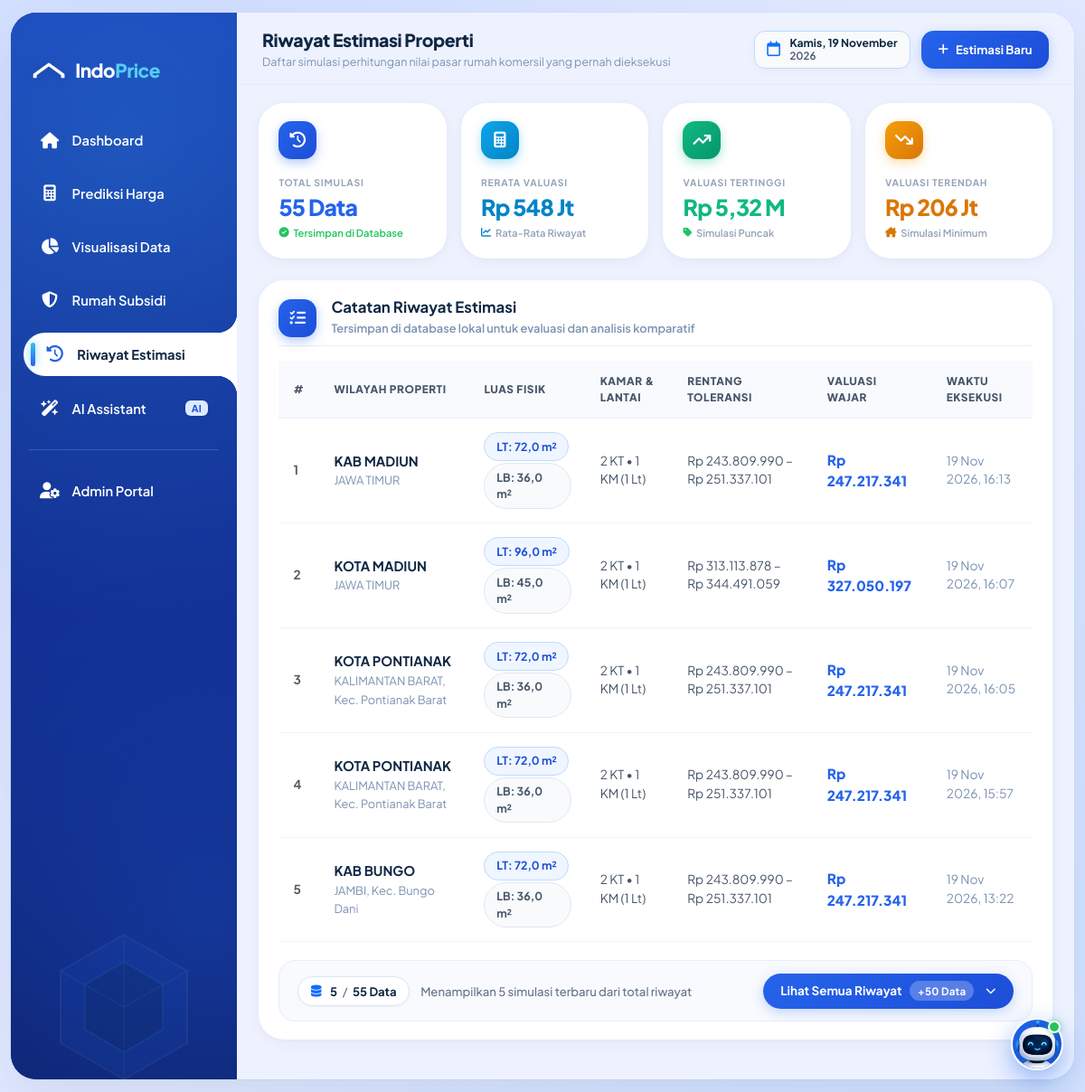
The page /history/ on the database its author committed.
### prediction/models.py (models this page shows, shortened)
class PredictionHistory(models.Model):
    province = models.CharField(max_length=100, verbose_name="Provinsi")
    city_regency = models.CharField(max_length=100, verbose_name="Kabupaten/Kota")
    district = models.CharField(max_length=100, blank=True, null=True, verbose_name="Kecamatan")
    land_area_m2 = models.FloatField(verbose_name="Luas Tanah (m²)")
    building_area_m2 = models.FloatField(verbose_name="Luas Bangunan (m²)")
    bedrooms = models.IntegerField(verbose_name="Kamar Tidur")
    bathrooms = models.IntegerField(verbose_name="Kamar Mandi")
    floors = models.IntegerField(default=1, verbose_name="Lantai")
    predicted_price = models.BigIntegerField(verbose_name="Estimasi Harga (Rp)")
    price_low = models.BigIntegerField(blank=True, null=True, verbose_name="Batas Bawah (Rp)")
    price_high = models.BigIntegerField(blank=True, null=True, verbose_name="Batas Atas (Rp)")
    created_at = models.DateTimeField(auto_now_add=True, verbose_name="Waktu Prediksi")
    class Meta:
        ordering = ['-created_at']
        verbose_name = "Riwayat Prediksi"
        verbose_name_plural = "Riwayat Prediksi"

### prediction/views.py (the view)
# urls.py: path('history/', views.history_view, name='history'),
def history_view(request):
    from django.db.models import Avg, Max, Min
    histories = PredictionHistory.objects.all()[:100]
    total_count = PredictionHistory.objects.count()
    agg = PredictionHistory.objects.aggregate(
        avg_price=Avg('predicted_price'),
        max_price=Max('predicted_price'),
        min_price=Min('predicted_price')
    )
    def _format_short(val):
        if not val:
            return "0"
        if val >= 1_000_000_000:
            return f"Rp {val / 1_000_000_000:.2f} M".replace('.', ',')
        elif val >= 1_000_000:
            return f"Rp {val / 1_000_000:.0f} Jt"
        return f"Rp {int(val):,}".replace(',', '.')
    history_stats = {
        'total_count': total_count,
        'avg_price_display': _format_short(agg['avg_price']),
        'max_price_display': _format_short(agg['max_price']),
        'min_price_display': _format_short(agg['min_price']),
    }
    return render(request, 'prediction/history.html', {
        'histories': histories,
        'history_stats': history_stats
    })

### prediction/templatetags/rupiah_tags.py (called while the page is built)
@register.filter(name='rupiah')
def rupiah(value):
    if value is None or value == '':
        return '-'
    try:
        val = int(round(float(value)))
        return f"{val:,}".replace(',', '.')
    except (ValueError, TypeError):
        return value

### templates/prediction/history.html (shortened to what this page needs)
{% extends 'base.html' %}
{% load rupiah_tags %}
{% block page_title %}Riwayat Estimasi Properti{% endblock %}
{% block page_subtitle %}Daftar simulasi perhitungan nilai pasar rumah komersil yang pernah dieksekusi{% endblock %}
{% block content %}
<div class="row g-3 mb-4">
    <div class="col-sm-6 col-xl-3 d-flex">
        <div class="stat-pill-card w-100">
            <div class="stat-icon-wrapper blue">
                <i class="fa-solid fa-clock-rotate-left"></i>
            </div>
            <div class="stat-info-wrapper">
                <div class="stat-meta-label">Total Simulasi</div>
                <h3 class="stat-meta-value" style="color: #2563EB;">{{ history_stats.total_count }} Data</h3>
                <span class="stat-meta-sub">
                    <i class="fa-solid fa-circle-check" style="color: #22C55E;"></i>
                    <span style="color: #22C55E;">Tersimpan di Database</span>
                </span>
            </div>
        </div>
    </div>
    <div class="col-sm-6 col-xl-3 d-flex">
        <div class="stat-pill-card w-100">
            <div class="stat-icon-wrapper sky">
                <i class="fa-solid fa-calculator"></i>
            </div>
            <div class="stat-info-wrapper">
                <div class="stat-meta-label">Rerata Valuasi</div>
                <h3 class="stat-meta-value" style="color: #0284C7;">{{ history_stats.avg_price_display }}</h3>
                <span class="stat-meta-sub">
                    <i class="fa-solid fa-chart-line" style="color: #0284C7;"></i>
                    <span>Rata-Rata Riwayat</span>
                </span>
            </div>
        </div>
    </div>
    <div class="col-sm-6 col-xl-3 d-flex">
        <div class="stat-pill-card w-100">
            <div class="stat-icon-wrapper emerald">
                <i class="fa-solid fa-arrow-trend-up"></i>
            </div>
            <div class="stat-info-wrapper">
                <div class="stat-meta-label">Valuasi Tertinggi</div>
                <h3 class="stat-meta-value" style="color: #10B981;">{{ history_stats.max_price_display }}</h3>
                <span class="stat-meta-sub">
                    <i class="fa-solid fa-tag" style="color: #22C55E;"></i>
                    <span>Simulasi Puncak</span>
                </span>
            </div>
        </div>
    </div>
    <div class="col-sm-6 col-xl-3 d-flex">
        <div class="stat-pill-card w-100">
            <div class="stat-icon-wrapper amber">
                <i class="fa-solid fa-arrow-trend-down"></i>
            </div>
            <div class="stat-info-wrapper">
                <div class="stat-meta-label">Valuasi Terendah</div>
                <h3 class="stat-meta-value" style="color: #D97706;">{{ history_stats.min_price_display }}</h3>
                <span class="stat-meta-sub">
                    <i class="fa-solid fa-house-chimney" style="color: #D97706;"></i>
                    <span>Simulasi Minimum</span>
                </span>
            </div>
        </div>
    </div>
</div>
<div class="card-soft mb-4">
    <div class="d-flex align-items-center mb-3 pb-2" style="border-bottom: 1px solid #E8EEF8;">
        <div class="stat-icon-wrapper blue me-3" style="width: 42px; height: 42px; font-size: 1.1rem; border-radius: 14px; margin-bottom: 0;">
            <i class="fa-solid fa-list-check"></i>
        </div>
        <div>
            <h5 class="fw-bold mb-0" style="color: #0F2744; font-size: 1.05rem;">Catatan Riwayat Estimasi</h5>
            <small class="fw-semibold" style="color: #7B92B2; font-size: 0.8rem;">Tersimpan di database lokal untuk evaluasi dan analisis komparatif</small>
        </div>
    </div>
    {% if histories %}
        <div class="table-responsive">
            <table class="table-custom">
                <thead>
                    <tr>
                        <th style="width: 45px;">#</th>
                        <th>Wilayah Properti</th>
                        <th>Luas Fisik</th>
                        <th>Kamar & Lantai</th>
                        <th>Rentang Toleransi</th>
                        <th>Valuasi Wajar</th>
                        <th>Waktu Eksekusi</th>
                    </tr>
                </thead>
                <tbody>
                    {% for h in histories %}
                    <tr class="history-item-row{% if forloop.counter > 5 %} history-row-extra d-none{% endif %}">
                        <td class="text-muted small fw-bold">{{ forloop.counter }}</td>
                        <td>
                            <strong style="color: #0F2744; font-size: 0.92rem;">{{ h.city_regency }}</strong><br>
                            <span style="color: #7B92B2; font-size: 0.8rem;">{{ h.province }}{% if h.district %}, Kec. {{ h.district }}{% endif %}</span>
                        </td>
                        <td>
                            <span class="badge-pill-soft" style="background: #EFF6FF; color: #1D4ED8; border: 1px solid #BFDBFE; font-weight: 700; margin-bottom: 2px;">LT: {{ h.land_area_m2 }} m²</span>
                            <span class="badge-pill-soft" style="background: #F8FAFC; color: #475569; border: 1px solid #E2E8F0; font-weight: 700;">LB: {{ h.building_area_m2 }} m²</span>
                        </td>
                        <td class="small" style="color: #475569;">
                            {{ h.bedrooms }} KT &bull; {{ h.bathrooms }} KM ({{ h.floors }} Lt)
                        </td>
                        <td class="small" style="color: #475569;">
                            Rp {{ h.price_low|rupiah }} &ndash; Rp {{ h.price_high|rupiah }}
                        </td>
                        <td>
                            <strong style="color: #2563EB; font-size: 0.96rem; font-weight: 800;">
                                Rp {{ h.predicted_price|rupiah }}
                            </strong>
                        </td>
                        <td class="small" style="color: #7B92B2;">{{ h.created_at|date:"d M Y, H:i" }}</td>
                    </tr>
                    {% endfor %}
                </tbody>
            </table>
        </div>
        <div class="history-table-footer">
            <div class="history-footer-info">
                <span class="history-data-pill">
                    <i class="fa-solid fa-database text-primary me-1"></i>
                    <span id="history-visible-count">{% if histories|length > 5 %}5{% else %}{{ histories|length }}{% endif %}</span>
                    <span class="text-muted fw-normal">/</span>
                    <span>{{ histories|length }} Data</span>
                </span>
                <span class="history-footer-subtext" id="history-footer-subtext">
                    {% if histories|length > 5 %}
                        Menampilkan 5 simulasi terbaru dari total riwayat
                    {% else %}
                        Menampilkan seluruh riwayat simulasi yang tercatat
                    {% endif %}
                </span>
            </div>
            {% if histories|length > 5 %}
            <button type="button" id="btn-toggle-history" class="btn-history-toggle" aria-expanded="false">
                <span id="btn-toggle-label">Lihat Semua Riwayat</span>
                <span class="history-count-badge" id="btn-toggle-badge">+{{ histories|length|add:"-5" }} Data</span>
                <i id="btn-toggle-icon" class="fa-solid fa-chevron-down ms-1"></i>
            </button>
            {% endif %}
        </div>
    {% endif %}
</div>
{% endblock %}

### rows shown on the page
PredictionHistory: city_regency "KAB MADIUN", province "JAWA TIMUR", land_area_m2 "72,0", building_area_m2 "36,0", bedrooms "2", bathrooms "1", floors "1", price_low|rupiah "243.809.990", price_high|rupiah "251.337.101", predicted_price|rupiah "247.217.341", created_at "19 Nov 2026, 16:13"
PredictionHistory: city_regency "KOTA MADIUN", province "JAWA TIMUR", land_area_m2 "96,0", building_area_m2 "45,0", bedrooms "2", bathrooms "1", floors "1", price_low|rupiah "313.113.878", price_high|rupiah "344.491.059", predicted_price|rupiah "327.050.197", created_at "19 Nov 2026, 16:07"
PredictionHistory: city_regency "KOTA PONTIANAK", province "KALIMANTAN BARAT", district "Pontianak Barat", land_area_m2 "72,0", building_area_m2 "36,0", bedrooms "2", bathrooms "1", floors "1", price_low|rupiah "243.809.990", price_high|rupiah "251.337.101", predicted_price|rupiah "247.217.341", created_at "19 Nov 2026, 16:05"
PredictionHistory: city_regency "KOTA PONTIANAK", province "KALIMANTAN BARAT", district "Pontianak Barat", land_area_m2 "72,0", building_area_m2 "36,0", bedrooms "2", bathrooms "1", floors "1", price_low|rupiah "243.809.990", price_high|rupiah "251.337.101", predicted_price|rupiah "247.217.341", created_at "19 Nov 2026, 15:57"
PredictionHistory: city_regency "KAB BUNGO", province "JAMBI", district "Bungo Dani", land_area_m2 "72,0", building_area_m2 "36,0", bedrooms "2", bathrooms "1", floors "1", price_low|rupiah "243.809.990", price_high|rupiah "251.337.101", predicted_price|rupiah "247.217.341", created_at "19 Nov 2026, 13:22"

### other values the page prints
{{ history_stats.total_count }} "55"
{{ history_stats.avg_price_display }} "Rp 548 Jt"
{{ history_stats.max_price_display }} "Rp 5,32 M"
{{ history_stats.min_price_display }} "Rp 206 Jt"
{{ histories|length }} "55"
{{ histories|length|add:"-5" }} "50"
